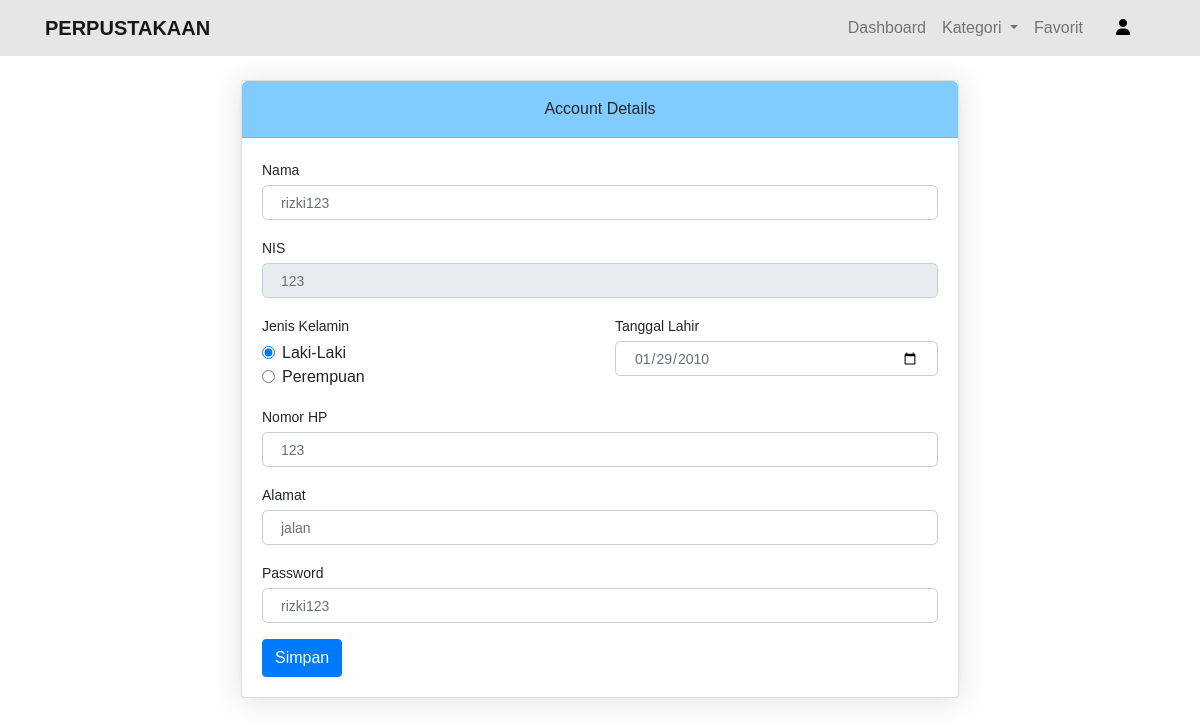
Page /updateakunuser.php (signed in) on the committed database.
### tables this page shows
CREATE TABLE `akunuser` (
  `id_user` int(11) NOT NULL,
  `nama` varchar(35) NOT NULL,
  `nis` char(10) NOT NULL,
  `jenis_kelamin` varchar(10) NOT NULL,
  `tanggal_lahir` date NOT NULL,
  `nomor_hp` varchar(15) NOT NULL,
  `alamat` varchar(50) NOT NULL,
  `pass` varchar(15) NOT NULL
);

### updateakunuser.php (the view, shortened to what this page needs)
<?php
$host = 'localhost';
$username = 'root';
$password = '';
$database = 'elibrary';
$connection = mysqli_connect($host, $username, $password, $database);
$nisnip = $_SESSION['nisnip'];
$query = "SELECT * FROM akunuser WHERE nis = '$nisnip'";
$result = mysqli_query($connection, $query);
if (mysqli_num_rows($result) > 0) {
    $row = mysqli_fetch_assoc($result);
    $nama = $row['nama'];
    $jenis_kelamin = $row['jenis_kelamin'];
    $tanggal_lahir = $row['tanggal_lahir'];
    $nomor_hp = $row['nomor_hp'];
    $alamat = $row['alamat'];
    $pass = $row['pass'];
}
?>
<!DOCTYPE html>
<html lang="en">
<head>
    <link rel="stylesheet" href="frontend/libraries/bootstrap/css/bootstrap.css" />
    <link href="bootstrap-icons/bootstrap-icons.css" rel="stylesheet">
    <link href="boxicons/css/boxicons.min.css" rel="stylesheet">
    <link rel="stylesheet" href="frontend/styles/profile.css" />
</head>
<body>
    <nav class="navbar navbar-expand-lg navbar-light ">
        <div class="container">
            <a class="navbar-brand" href="#"><font style="font-weight: bold;">PERPUSTAKAAN</font></a>
            <div class="collapse navbar-collapse" id="navbarTogglerDemo02">
                <ul class="navbar-nav ml-auto mt-2 mt-lg-0">
                    <li class="nav-item">
                        <a class="nav-link" href="main.php">Dashboard</a>
                    </li>
                    <li class="nav-item dropdown">
                        <a href="#" class="nav-link dropdown-toggle" id="navbardrop" data-toggle="dropdown">Kategori
                        </a>
                    </li>
                    <li class="nav-item">
                        <a class="nav-link" href="#">Favorit</a>
                    </li>
                </ul>
                <a href="profile.php?nisnip=<?php echo urlencode($nisnip); ?>">
                    <button class="btn btn-login btn-navbar-right my-2 my-sm-0 px-4" style="color: black;">
                        <i class="fa-solid fa-user"></i>
                    </button>
                </a>
            </div>
        </div>
    </nav>
    <main>
        <div class="container-xl px-4 mt-4">
            <div class="row">
                <div class="col-xl-8 mx-auto">
                    <div class="card mb-4">
                        <div class="card-header text-center">Account Details</div>
                        <div class="card-body">
                            <form method="POST" action="updateakunuser.php">
                                <div class="mb-3">
                                    <label class="small mb-1" for="inputNama">Nama</label>
                                    <input class="form-control" id="inputNama" type="text" name="nama"
                                        value="<?php echo $nama ?>">
                                </div>
                                <div class="mb-3">
                                    <label class="small mb-1" for="inputNis">NIS</label>
                                    <input class="form-control" id="inputNis" type="text" name="nis" pattern="[0-9]+" value="<?php echo $_SESSION['nisnip']; ?>" readonly>
                                </div>
                                <div class="row gx-3 mb-3">
                                    <div class="col-md-6">
                                        <label class="small mb-1">Jenis Kelamin</label>
                                        <div class="form-check">
                                            <input class="form-check-input" type="radio" name="jenis_kelamin" id="radioLakiLaki" value="Laki-Laki" <?php if ($jenis_kelamin == 'Laki-Laki') echo 'checked'; ?>>
                                            <label class="form-check-label" for="radioLakiLaki">Laki-Laki</label>
                                        </div>
                                        <div class="form-check">
                                            <input class="form-check-input" type="radio" name="jenis_kelamin" id="radioPerempuan" value="Perempuan" <?php if ($jenis_kelamin == 'Perempuan') echo 'checked'; ?>>
                                            <label class="form-check-label" for="radioPerempuan">Perempuan</label>
                                        </div>
                                    </div>
                                    <div class="col-md-6">
                                        <label class="small mb-1" for="inputTanggalLahir">Tanggal Lahir</label>
                                        <input class="form-control" id="inputTanggalLahir" type="date" name="tanggal_lahir" value="<?php echo $tanggal_lahir ?>">
                                    </div>
                                </div>
                                <div class="mb-3">
                                    <label class="small mb-1" for="inputNomorHp">Nomor HP</label>
                                    <input class="form-control" id="inputNomorHp" type="text" name="nomor_hp" pattern="[0-9]+" value="<?php echo $nomor_hp ?>">
                                </div>
                                <div class="mb-3">
                                    <label class="small mb-1" for="inputAlamat">Alamat</label>
                                    <input class="form-control" id="inputAlamat" type="text" name="alamat"
                                        value="<?php echo $alamat ?>">
                                </div>
                                <div class="mb-3">
                                        <label class="small mb-1" for="inputPassword">Password</label>
                                        <input class="form-control" id="inputPassword" type="text" name="pass"
                                            value="<?php echo $pass ?>">
                                </div>
                                <button class="btn btn-primary" type="submit" name="save">Simpan</button>
                            </form>
                        </div>
                    </div>
                </div>
            </div>
        </div>
    </main>
</body>
</html>

### frontend/styles/profile.css (style rules this page uses)
body { background-color: #fff; font-family: 'Assistant', sans-serif; }
.navbar { background-color: #e6e6e6; }
.card { box-shadow: 0 0.15rem 1.75rem 0 rgb(33 40 50 / 15%); }
.card .card-header { font-weight: 500; }
.card-header:first-child { border-radius: 0.35rem 0.35rem 0 0; }
.card-header { padding: 1rem 1.35rem; margin-bottom: 0; background-color: #80ccff; border-bottom: 1px solid rgba(33, 40, 50, 0.125); }
.form-control, .dataTable-input { display: block; width: 100%; padding: 0.875rem 1.125rem; font-size: 0.875rem; font-weight: 400; line-height: 1; color: #69707a; background-color: #fff; background-clip: padding-box; border: 1px solid #c5ccd6; -webkit-appearance: none; -moz-appearance: none; appearance: none; border-radius: 0.35rem; transition: border-color 0.15s ease-in-out, box-shadow 0.15s ease-in-out; }

### rows in the picture
akunuser: nama "rizki123", jenis_kelamin "☑ Laki-Laki", jenis_kelamin "☐ Perempuan", tanggal_lahir "01/29/2010", nomor_hp "123", alamat "jalan", pass "rizki123"
